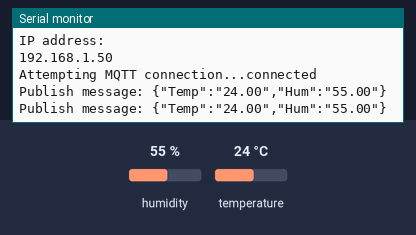
The sketch below on a simulated ESP32. Shown: the last lines printed to the serial monitor. The test bench sets the inputs (shaded band); at power-on: humidity 55 %, temperature 24 °C. WiFi joins after 1.5 s; servers stay silent unless stated; no MQTT or app messages arrive unless stated.

Above: at 2.7 s.
2.8 s: humidity set to 22 %
At 4.1 s:
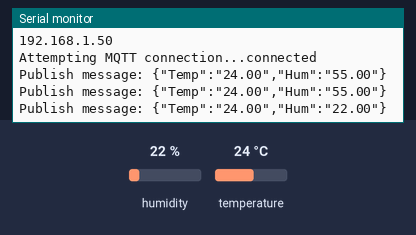
5.5 s: temperature set to 12 °C
At 6.4 s:
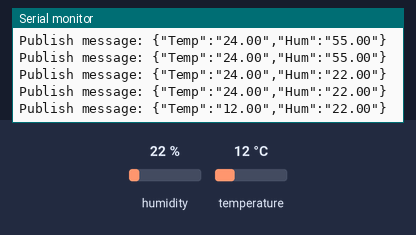
8.2 s: humidity set to 40 %
At 9.4 s:
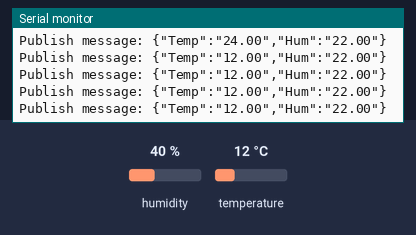
Timing chart, 0 to 11.2 s (numbered marks = the images above; inputs shaded):
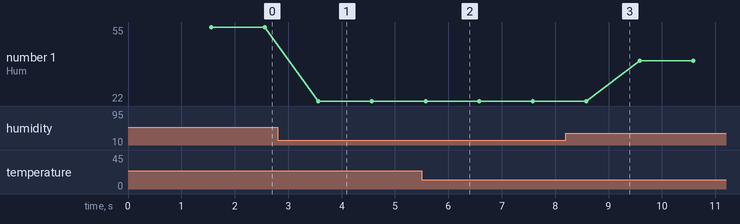

The sketch:

sensorsuhu.ino
```cpp
#include <WiFi.h> // library WiFi
#include <Wire.h> // Library Wire
#include "DHT.h" // Llibrary Sensor DHT
#include <PubSubClient.h> // Library MQTT

#define DHTPIN 23 // konfigurasi pin data DHT di pin D23
#define DHTTYPE DHT22 // Tipe DHT 22
#define MSG_BUFFER_SIZE  (150) //Kapasitas Pesan yang dikirim 150 Bytes
char msg[MSG_BUFFER_SIZE] = "{\"Temp\":\"%.2f\",\"Hum\":\"%.2f\"}"; // Format Pesan yang dikirim
char pesan[150];

const char* ssid     = "fikrinizar"; // Konfigurasi SSID WiFi yang digunakan
const char* password = "satekambing48"; // Konfigurasi Password WIF yang digunakan

const char* mqtt_server = "mqtt.telkomiot.id"; // Konfigurasi Server MQTT Broker
const char* topik = "v2.0/pubs/APP633557d0f1ec817960/DEV6336580760ee643679"; // KOnfigurasi Topik MQTT
String AccessKey = "18388621febe647b"; // Username MQTT
String AccessToken = "18388621fecebeaa"; // Password MQTT
String clientId = "Dev1"; // Client ID MQTT

DHT dht(DHTPIN, DHTTYPE); // Inisiasi Snesor DHT
WiFiClient espClient; // Inisiasi WiFi
PubSubClient client(espClient); // Inisiasi MQTT

void setup()
{
  Serial.print("Connecting to "); // Mengkoneksikan Device ke WiFi
  Serial.println(ssid);
  WiFi.begin(ssid, password);
  Serial.begin(115200);
  while (WiFi.status() != WL_CONNECTED) {
    delay(500);
    Serial.print(".");
  }
  Serial.println("");
  Serial.println("WiFi connected");
  Serial.println("IP address: ");
  Serial.println(WiFi.localIP());
  client.setServer(mqtt_server, 1883); // Mengkoneksikan Device ke broker MQTT
  Serial.println("");
  dht.begin();
}

void loop()
{
  float h = dht.readHumidity(); // membaca Nilai kelembapan
  float t = dht.readTemperature(); // membaca nilai suhu
  if (isnan(h) || isnan(t))// Jika sensor tidak terbaca, maka
  {
    return; // Ulangi pembacaan sensor
  }
  if (!client.connected()) { // jika mqtt tidak terkoneksi
    reconnect(); // jalankan fungsi recconect
  }
  client.loop();
  sprintf (pesan, msg, t, h); // packaging pesan yang akan dikirim
  Serial.print("Publish message: "); // menampilkan pesan pada serial monitor
  Serial.println(pesan);
  client.publish(topik, pesan);// mengirimkan pesan ke broker
  delay(1000);
}

void reconnect() { // fungsi recconect mqtt
  while (!client.connected()) {
    Serial.print("Attempting MQTT connection...");
    if (client.connect(clientId.c_str(), AccessKey.c_str(), AccessToken.c_str())) {
      Serial.println("connected");
      client.publish(topik, "hello world");
    } else {
      Serial.print("failed, rc=");
      Serial.print(client.state());
      Serial.println(" try again in 5 seconds");
      // Wait 5 seconds before retrying
      delay(5000);
    }
  }
}
```

Measured:
- after the input at 2.8 s, the serial monitor: prints a new line after 0.77 s (image 1)
- after the input at 5.5 s, the serial monitor: prints a new line after 0.07 s (image 2)
- plotted number 1: 55 → 22 after the input at 2.8 s, 22 → 40 after the input at 8.2 s
